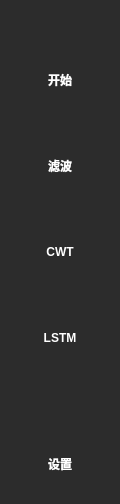
     <widget class="QWidget" name="widget_NavigationBar" native="true">
      <property name="sizePolicy">
       <sizepolicy hsizetype="Expanding" vsizetype="Expanding">
        <horstretch>0</horstretch>
        <verstretch>0</verstretch>
       </sizepolicy>
      </property>
      <property name="minimumSize">
       <size>
        <width>60</width>
        <height>0</height>
       </size>
      </property>
      <property name="maximumSize">
       <size>
        <width>120</width>
        <height>16777215</height>
       </size>
      </property>
      <property name="palette">
       <palette>
        <active>
         <colorrole role="WindowText">
          <brush brushstyle="SolidPattern">
           <color alpha="255">
            <red>255</red>
            <green>255</green>
            <blue>255</blue>
           </color>
          </brush>
         </colorrole>
         <colorrole role="Text">
          <brush brushstyle="SolidPattern">
           <color alpha="255">
            <red>255</red>
            <green>255</green>
            <blue>255</blue>
           </color>
          </brush>
         </colorrole>
         <colorrole role="ButtonText">
          <brush brushstyle="SolidPattern">
           <color alpha="255">
            <red>255</red>
            <green>255</green>
            <blue>255</blue>
           </color>
          </brush>
         </colorrole>
         <colorrole role="Base">
          <brush brushstyle="SolidPattern">
           <color alpha="255">
            <red>255</red>
            <green>255</green>
            <blue>255</blue>
           </color>
          </brush>
         </colorrole>
         <colorrole role="Window">
          <brush brushstyle="SolidPattern">
           <color alpha="255">
            <red>44</red>
            <green>44</green>
            <blue>44</blue>
           </color>
          </brush>
         </colorrole>
        </active>
        <inactive>
         <colorrole role="WindowText">
          <brush brushstyle="SolidPattern">
           <color alpha="255">
            <red>255</red>
            <green>255</green>
            <blue>255</blue>
           </color>
          </brush>
         </colorrole>
         <colorrole role="Text">
          <brush brushstyle="SolidPattern">
           <color alpha="255">
            <red>255</red>
            <green>255</green>
            <blue>255</blue>
           </color>
          </brush>
         </colorrole>
         <colorrole role="ButtonText">
          <brush brushstyle="SolidPattern">
           <color alpha="255">
            <red>255</red>
            <green>255</green>
            <blue>255</blue>
           </color>
          </brush>
         </colorrole>
         <colorrole role="Base">
          <brush brushstyle="SolidPattern">
           <color alpha="255">
            <red>255</red>
            <green>255</green>
            <blue>255</blue>
           </color>
          </brush>
         </colorrole>
         <colorrole role="Window">
          <brush brushstyle="SolidPattern">
           <color alpha="255">
            <red>44</red>
            <green>44</green>
            <blue>44</blue>
           </color>
          </brush>
         </colorrole>
        </inactive>
        <disabled>
         <colorrole role="WindowText">
          <brush brushstyle="SolidPattern">
           <color alpha="255">
            <red>120</red>
            <green>120</green>
            <blue>120</blue>
           </color>
          </brush>
         </colorrole>
         <colorrole role="Text">
          <brush brushstyle="SolidPattern">
           <color alpha="255">
            <red>120</red>
            <green>120</green>
            <blue>120</blue>
           </color>
          </brush>
         </colorrole>
         <colorrole role="ButtonText">
          <brush brushstyle="SolidPattern">
           <color alpha="255">
            <red>120</red>
            <green>120</green>
            <blue>120</blue>
           </color>
          </brush>
         </colorrole>
         <colorrole role="Base">
          <brush brushstyle="SolidPattern">
           <color alpha="255">
            <red>44</red>
            <green>44</green>
            <blue>44</blue>
           </color>
          </brush>
         </colorrole>
         <colorrole role="Window">
          <brush brushstyle="SolidPattern">
           <color alpha="255">
            <red>44</red>
            <green>44</green>
            <blue>44</blue>
           </color>
          </brush>
         </colorrole>
        </disabled>
       </palette>
      </property>
      <property name="font">
       <font>
        <family>Microsoft YaHei UI</family>
        <weight>75</weight>
        <bold>true</bold>
       </font>
      </property>
      <property name="autoFillBackground">
       <bool>true</bool>
      </property>
      <layout class="QVBoxLayout" name="verticalLayout_2">
       <property name="spacing">
        <number>6</number>
       </property>
       <property name="leftMargin">
        <number>0</number>
       </property>
       <property name="topMargin">
        <number>40</number>
       </property>
       <property name="rightMargin">
        <number>0</number>
       </property>
       <property name="bottomMargin">
        <number>0</number>
       </property>
       <item>
        <widget class="QToolButton" name="toolButton_Home">
         <property name="sizePolicy">
          <sizepolicy hsizetype="Expanding" vsizetype="Expanding">
           <horstretch>0</horstretch>
           <verstretch>0</verstretch>
          </sizepolicy>
         </property>
         <property name="minimumSize">
          <size>
           <width>0</width>
           <height>80</height>
          </size>
         </property>
         <property name="maximumSize">
          <size>
           <width>16777215</width>
           <height>160</height>
          </size>
         </property>
         <property name="palette">
          <palette>
           <active>
            <colorrole role="Button">
             <brush brushstyle="SolidPattern">
              <color alpha="255">
               <red>44</red>
               <green>44</green>
               <blue>44</blue>
              </color>
             </brush>
            </colorrole>
           </active>
           <inactive>
            <colorrole role="Button">
             <brush brushstyle="SolidPattern">
              <color alpha="255">
               <red>44</red>
               <green>44</green>
               <blue>44</blue>
              </color>
             </brush>
            </colorrole>
           </inactive>
           <disabled>
            <colorrole role="Button">
             <brush brushstyle="SolidPattern">
              <color alpha="255">
               <red>44</red>
               <green>44</green>
               <blue>44</blue>
              </color>
             </brush>
            </colorrole>
           </disabled>
          </palette>
         </property>
         <property name="font">
          <font>
           <pointsize>9</pointsize>
          </font>
         </property>
         <property name="focusPolicy">
          <enum>Qt::NoFocus</enum>
         </property>
         <property name="autoFillBackground">
          <bool>true</bool>
         </property>
         <property name="text">
          <string>开始</string>
         </property>
         <property name="icon">
          <iconset>
           <normaloff>Util/ICO/Home.png</normaloff>Util/ICO/Home.png</iconset>
         </property>
         <property name="iconSize">
          <size>
           <width>52</width>
           <height>52</height>
          </size>
         </property>
         <property name="checked">
          <bool>false</bool>
         </property>
         <property name="toolButtonStyle">
          <enum>Qt::ToolButtonTextUnderIcon</enum>
         </property>
         <property name="autoRaise">
          <bool>true</bool>
         </property>
         <property name="name" stdset="0">
          <string>Home</string>
         </property>
        </widget>
       </item>
       <item>
        <widget class="QToolButton" name="toolButton_FFT">
         <property name="sizePolicy">
          <sizepolicy hsizetype="Expanding" vsizetype="Expanding">
           <horstretch>0</horstretch>
           <verstretch>0</verstretch>
          </sizepolicy>
         </property>
         <property name="minimumSize">
          <size>
           <width>0</width>
           <height>80</height>
          </size>
         </property>
         <property name="maximumSize">
          <size>
           <width>16777215</width>
           <height>160</height>
          </size>
         </property>
         <property name="palette">
          <palette>
           <active>
            <colorrole role="Button">
             <brush brushstyle="SolidPattern">
              <color alpha="255">
               <red>44</red>
               <green>44</green>
               <blue>44</blue>
              </color>
             </brush>
            </colorrole>
           </active>
           <inactive>
            <colorrole role="Button">
             <brush brushstyle="SolidPattern">
              <color alpha="255">
               <red>44</red>
               <green>44</green>
               <blue>44</blue>
              </color>
             </brush>
            </colorrole>
           </inactive>
           <disabled>
            <colorrole role="Button">
             <brush brushstyle="SolidPattern">
              <color alpha="255">
               <red>44</red>
               <green>44</green>
               <blue>44</blue>
              </color>
             </brush>
            </colorrole>
           </disabled>
          </palette>
         </property>
         <property name="font">
          <font>
           <pointsize>9</pointsize>
          </font>
         </property>
         <property name="focusPolicy">
          <enum>Qt::NoFocus</enum>
         </property>
         <property name="autoFillBackground">
          <bool>true</bool>
         </property>
         <property name="text">
          <string>滤波</string>
         </property>
         <property name="icon">
          <iconset>
           <normaloff>Util/ICO/FFT.png</normaloff>Util/ICO/FFT.png</iconset>
         </property>
         <property name="iconSize">
          <size>
           <width>52</width>
           <height>52</height>
          </size>
         </property>
         <property name="toolButtonStyle">
          <enum>Qt::ToolButtonTextUnderIcon</enum>
         </property>
         <property name="autoRaise">
          <bool>true</bool>
         </property>
         <property name="name" stdset="0">
          <string>FFT</string>
         </property>
        </widget>
       </item>
       <item>
        <widget class="QToolButton" name="toolButton_CWT">
         <property name="sizePolicy">
          <sizepolicy hsizetype="Expanding" vsizetype="Expanding">
           <horstretch>0</horstretch>
           <verstretch>0</verstretch>
          </sizepolicy>
         </property>
         <property name="minimumSize">
          <size>
           <width>0</width>
           <height>80</height>
          </size>
         </property>
         <property name="maximumSize">
          <size>
           <width>16777215</width>
           <height>160</height>
          </size>
         </property>
         <property name="palette">
          <palette>
           <active>
            <colorrole role="Button">
             <brush brushstyle="SolidPattern">
              <color alpha="255">
               <red>44</red>
               <green>44</green>
               <blue>44</blue>
              </color>
             </brush>
            </colorrole>
           </active>
           <inactive>
            <colorrole role="Button">
             <brush brushstyle="SolidPattern">
              <color alpha="255">
               <red>44</red>
               <green>44</green>
               <blue>44</blue>
              </color>
             </brush>
            </colorrole>
           </inactive>
           <disabled>
            <colorrole role="Button">
             <brush brushstyle="SolidPattern">
              <color alpha="255">
               <red>44</red>
               <green>44</green>
               <blue>44</blue>
              </color>
             </brush>
            </colorrole>
           </disabled>
          </palette>
         </property>
         <property name="font">
          <font>
           <pointsize>9</pointsize>
          </font>
         </property>
         <property name="focusPolicy">
          <enum>Qt::NoFocus</enum>
         </property>
         <property name="autoFillBackground">
          <bool>true</bool>
         </property>
         <property name="text">
          <string>CWT</string>
         </property>
         <property name="icon">
          <iconset>
           <normaloff>Util/ICO/Cwt.png</normaloff>Util/ICO/Cwt.png</iconset>
         </property>
         <property name="iconSize">
          <size>
           <width>52</width>
           <height>52</height>
          </size>
         </property>
         <property name="toolButtonStyle">
          <enum>Qt::ToolButtonTextUnderIcon</enum>
         </property>
         <property name="autoRaise">
          <bool>true</bool>
         </property>
         <property name="name" stdset="0">
          <string>LSTM</string>
         </property>
        </widget>
       </item>
       <item>
        <widget class="QToolButton" name="toolButton_LSTM">
         <property name="sizePolicy">
          <sizepolicy hsizetype="Expanding" vsizetype="Expanding">
           <horstretch>0</horstretch>
           <verstretch>0</verstretch>
          </sizepolicy>
         </property>
         <property name="minimumSize">
          <size>
           <width>0</width>
           <height>80</height>
          </size>
         </property>
         <property name="maximumSize">
          <size>
           <width>16777215</width>
           <height>160</height>
          </size>
         </property>
         <property name="palette">
          <palette>
           <active>
            <colorrole role="Button">
             <brush brushstyle="SolidPattern">
              <color alpha="255">
               <red>44</red>
               <green>44</green>
               <blue>44</blue>
              </color>
             </brush>
            </colorrole>
           </active>
           <inactive>
            <colorrole role="Button">
             <brush brushstyle="SolidPattern">
              <color alpha="255">
               <red>44</red>
               <green>44</green>
               <blue>44</blue>
              </color>
             </brush>
            </colorrole>
           </inactive>
           <disabled>
            <colorrole role="Button">
             <brush brushstyle="SolidPattern">
              <color alpha="255">
               <red>44</red>
               <green>44</green>
               <blue>44</blue>
              </color>
             </brush>
            </colorrole>
           </disabled>
          </palette>
         </property>
         <property name="font">
          <font>
           <pointsize>9</pointsize>
          </font>
         </property>
         <property name="focusPolicy">
          <enum>Qt::NoFocus</enum>
         </property>
         <property name="autoFillBackground">
          <bool>true</bool>
         </property>
         <property name="text">
          <string>LSTM</string>
         </property>
         <property name="icon">
          <iconset>
           <normaloff>Util/ICO/LSTM.png</normaloff>Util/ICO/LSTM.png</iconset>
         </property>
         <property name="iconSize">
          <size>
           <width>52</width>
           <height>52</height>
          </size>
         </property>
         <property name="toolButtonStyle">
          <enum>Qt::ToolButtonTextUnderIcon</enum>
         </property>
         <property name="autoRaise">
          <bool>true</bool>
         </property>
         <property name="name" stdset="0">
          <string>LSTM</string>
         </property>
        </widget>
       </item>
       <item>
        <spacer name="verticalSpacer">
         <property name="orientation">
          <enum>Qt::Vertical</enum>
         </property>
         <property name="sizeHint" stdset="0">
          <size>
           <width>20</width>
           <height>40</height>
          </size>
         </property>
        </spacer>
       </item>
       <item>
        <widget class="QToolButton" name="toolButton_Set">
         <property name="sizePolicy">
          <sizepolicy hsizetype="Expanding" vsizetype="Expanding">
           <horstretch>0</horstretch>
           <verstretch>0</verstretch>
          </sizepolicy>
         </property>
         <property name="minimumSize">
          <size>
           <width>0</width>
           <height>80</height>
          </size>
         </property>
         <property name="maximumSize">
          <size>
           <width>16777215</width>
           <height>160</height>
          </size>
         </property>
         <property name="palette">
          <palette>
           <active>
            <colorrole role="Button">
             <brush brushstyle="SolidPattern">
              <color alpha="255">
               <red>44</red>
               <green>44</green>
               <blue>44</blue>
              </color>
             </brush>
            </colorrole>
           </active>
           <inactive>
            <colorrole role="Button">
             <brush brushstyle="SolidPattern">
              <color alpha="255">
               <red>44</red>
               <green>44</green>
               <blue>44</blue>
              </color>
             </brush>
            </colorrole>
           </inactive>
           <disabled>
            <colorrole role="Button">
             <brush brushstyle="SolidPattern">
              <color alpha="255">
               <red>44</red>
               <green>44</green>
               <blue>44</blue>
              </color>
             </brush>
            </colorrole>
           </disabled>
          </palette>
         </property>
         <property name="font">
          <font>
           <pointsize>9</pointsize>
          </font>
         </property>
         <property name="focusPolicy">
          <enum>Qt::NoFocus</enum>
         </property>
         <property name="autoFillBackground">
          <bool>true</bool>
         </property>
         <property name="text">
          <string>设置</string>
         </property>
         <property name="icon">
          <iconset>
           <normaloff>Util/ICO/Set.png</normaloff>Util/ICO/Set.png</iconset>
         </property>
         <property name="iconSize">
          <size>
           <width>52</width>
           <height>52</height>
          </size>
         </property>
         <property name="toolButtonStyle">
          <enum>Qt::ToolButtonTextUnderIcon</enum>
         </property>
         <property name="autoRaise">
          <bool>true</bool>
         </property>
         <property name="name" stdset="0">
          <string>Set</string>
         </property>
        </widget>
       </item>
      </layout>
     </widget>
